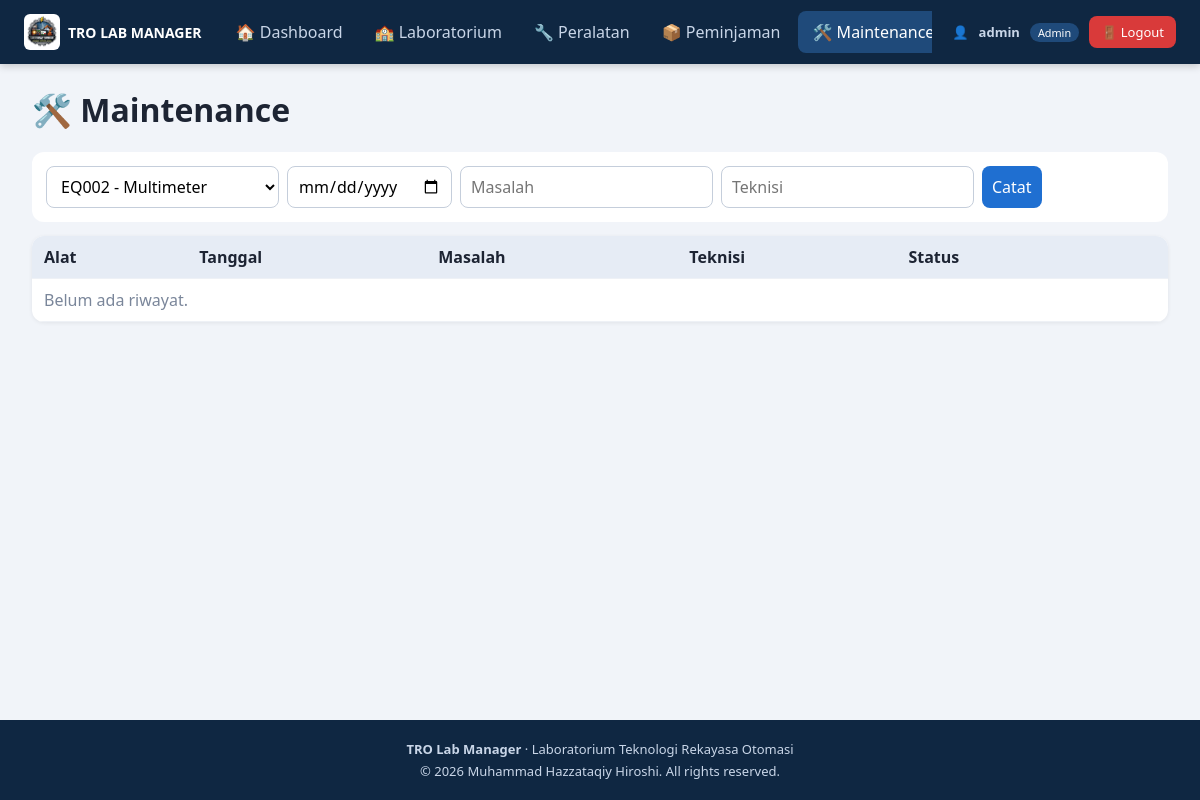
/maintenance (signed in), run on the app's committed database.
### tables this page shows
CREATE TABLE settings(key TEXT PRIMARY KEY, value TEXT);

### BACKEND/app.py (the view)
@app.route("/maintenance")
def maintenance():
    rows = q("SELECT m.*, e.nama alat FROM maintenance m JOIN equipment e ON e.id=m.equipment_id ORDER BY m.id DESC")
    return render_template("maintenance.html", rows=rows, items=q("SELECT * FROM equipment ORDER BY nama"))

### BACKEND/app.py (called while the page is built)
def db():
    if "db" not in g:
        g.db = sqlite3.connect(DB)
        g.db.row_factory = sqlite3.Row
    return g.db

def q(sql, args=(), one=False):
    rows = db().execute(sql, args).fetchall()
    return (rows[0] if rows else None) if one else rows

@app.context_processor
def inject_settings():
    return {"S": {r["key"]: r["value"] for r in q("SELECT * FROM settings")}}

@app.before_request
def require_login():
    ep = request.endpoint
    if ep in ("login", "register", "static"):
        return
    if not session.get("user"):
        return redirect(url_for("login"))
    if ep in ADMIN_ONLY and not is_admin():
        flash("Akses ditolak: aksi ini hanya untuk Admin.", "err")
        return redirect(url_for("dashboard"))

### FRONTEND/templates/maintenance.html
{% extends "base.html" %}{% block content %}
<h1>🛠️ Maintenance</h1>
<form class="grid" method="post" action="{{ url_for('maintenance_add') }}">
  <select name="equipment_id">{% for e in items %}<option value="{{ e.id }}">{{ e.kode }} - {{ e.nama }}</option>{% endfor %}</select>
  <input type="date" name="tanggal" required><input name="masalah" placeholder="Masalah" required>
  <input name="teknisi" placeholder="Teknisi"><button>Catat</button>
</form>
<table><tr><th>Alat</th><th>Tanggal</th><th>Masalah</th><th>Teknisi</th><th>Status</th><th></th></tr>
{% for m in rows %}<tr><td>{{ m.alat }}</td><td>{{ m.tanggal }}</td><td>{{ m.masalah }}</td><td>{{ m.teknisi }}</td>
<td><span class="badge {{ 'b-tersedia' if m.status=='Selesai' else 'b-maintenance' }}">{{ m.status }}</span></td>
<td>{% if m.status != 'Selesai' %}<form method="post" action="{{ url_for('maintenance_done', i=m.id) }}"><button>Selesai</button></form>{% endif %}</td></tr>
{% else %}<tr><td colspan="6" class="muted">Belum ada riwayat.</td></tr>{% endfor %}</table>
{% endblock %}

### FRONTEND/templates/base.html (shortened to what this page needs)
<!DOCTYPE html>
<html lang="id"><head><meta charset="UTF-8"><meta name="viewport" content="width=device-width,initial-scale=1">
<link rel="stylesheet" href="{{ url_for('static', filename='style.css') }}"></head>
<body>
<header class="topbar">
  <div class="brand">
    {% if S.logo %}<img src="{{ url_for('static', filename='uploads/' + S.logo) }}" alt="logo">{% else %}<span class="ico">🤖</span>{% endif %}
    <b>TRO LAB MANAGER</b>
  </div>
  <nav>
    {% for ep, label, adm in [('dashboard','🏠 Dashboard',false),('labs','🏫 Laboratorium',false),('equipment','🔧 Peralatan',false),('borrowing','📦 Peminjaman',false),('maintenance','🛠️ Maintenance',false),('schedule','📅 Jadwal',false),('settings','⚙️ Settings',true)] %}
    {% if session.role == 'Admin' or not adm %}
    <a href="{{ url_for(ep) }}" class="{{ 'on' if request.endpoint == ep }}">{{ label }}</a>
    {% endif %}
    {% endfor %}
  </nav>
  <div class="userbox">
    👤 <b>{{ session.user }}</b> <small>{{ session.role }}</small>
    <a class="logout" href="{{ url_for('logout') }}" onclick="return confirm('Yakin ingin logout?')">🚪 Logout</a>
  </div>
</header>
<main>
  {% block content %}{% endblock %}
</main>
<footer class="footer">
  <b>TRO Lab Manager</b> · {{ S.nama_lab }}<br>
  © <span id="yr">2026</span> Muhammad Hazzataqiy Hiroshi. All rights reserved.
</footer>
</body></html>

### FRONTEND/static/style.css (style rules this page uses)
* { box-sizing:border-box }
body { margin:0;font-family:Segoe UI,Arial,sans-serif;background:#f1f4f9;color:#1d2433;display:flex;flex-direction:column;min-height:100vh }
.topbar { background:#0f2742;color:#fff;display:flex;align-items:center;gap:20px;padding:0 24px;min-height:64px;position:sticky;top:0;z-index:10;box-shadow:0 2px 8px #0003 }
.brand { display:flex;align-items:center;gap:8px;font-size:14px;white-space:nowrap }
.brand img { width:36px;height:36px;object-fit:contain;border-radius:6px;background:#fff }
.topbar nav { display:flex;gap:4px;flex:1;overflow-x:auto }
.topbar nav a { color:#c9d6e8;text-decoration:none;padding:10px 14px;border-radius:8px;white-space:nowrap }
.topbar nav a:hover,.topbar nav a.on { background:#1f4a7a;color:#fff }
.userbox { display:flex;align-items:center;gap:10px;font-size:13px;color:#c9d6e8;white-space:nowrap }
.userbox small { background:#1f4a7a;color:#fff;padding:2px 8px;border-radius:10px }
.userbox a.logout { background:#d93a3a;color:#fff;padding:7px 12px;border-radius:8px;text-decoration:none }
main { flex:1;width:100%;max-width:1280px;margin:0 auto;padding:24px 32px }
h1 { margin-top:0 }
.muted { color:#7a869a }
.footer { background:#0f2742;color:#c9d6e8;text-align:center;padding:18px 24px;font-size:13px;line-height:1.7 }
table { width:100%;border-collapse:collapse;background:#fff;border-radius:12px;overflow:hidden;box-shadow:0 1px 4px #0001;margin-top:14px }
th { background:#e6ecf5;text-align:left }
th,td { padding:10px 12px;border-bottom:1px solid #eef1f6;vertical-align:middle }
input,select,textarea,button { font:inherit;padding:8px 10px;border:1px solid #c5cedb;border-radius:8px;background:#fff }
button { background:#1f6fd1;color:#fff;border:0;cursor:pointer }
.bar,.grid { display:flex;flex-wrap:wrap;gap:8px;margin:12px 0 }
.grid { background:#fff;padding:14px;border-radius:12px }

### data on the page
settings: value (picture)
settings: nama_lab "Laboratorium Teknologi Rekayasa Otomasi"

### other printed values
{{ label }} "🏠 Dashboard" "🏫 Laboratorium" "🔧 Peralatan" "📦 Peminjaman" "🛠️…"
{{ session.user }} "admin"
{{ session.role }} "Admin"
form field equipment_id "EQ002 - Multimeter"
